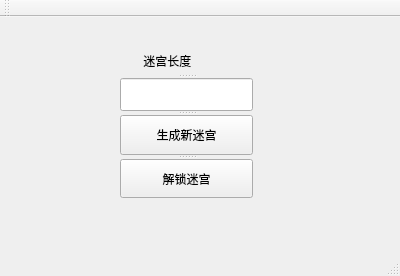
<?xml version="1.0" encoding="UTF-8"?>
<ui version="4.0">
 <class>MainWindow</class>
 <widget class="QMainWindow" name="MainWindow">
  <property name="geometry">
   <rect>
    <x>0</x>
    <y>0</y>
    <width>400</width>
    <height>276</height>
   </rect>
  </property>
  <property name="windowTitle">
   <string>迷宫</string>
  </property>
  <widget class="QWidget" name="centralWidget">
   <widget class="QSplitter" name="splitter">
    <property name="geometry">
     <rect>
      <x>120</x>
      <y>30</y>
      <width>133</width>
      <height>151</height>
     </rect>
    </property>
    <property name="orientation">
     <enum>Qt::Vertical</enum>
    </property>
    <widget class="QLabel" name="label">
     <property name="text">
      <string>       迷宫长度</string>
     </property>
    </widget>
    <widget class="QLineEdit" name="lineEdit">
     <property name="maxLength">
      <number>5</number>
     </property>
    </widget>
    <widget class="QPushButton" name="pushButton">
     <property name="text">
      <string>生成新迷宫</string>
     </property>
    </widget>
    <widget class="QPushButton" name="pushButton_2">
     <property name="text">
      <string>解锁迷宫</string>
     </property>
    </widget>
   </widget>
  </widget>
  <widget class="QMenuBar" name="menuBar">
   <property name="geometry">
    <rect>
     <x>0</x>
     <y>0</y>
     <width>400</width>
     <height>23</height>
    </rect>
   </property>
  </widget>
  <widget class="QToolBar" name="mainToolBar">
   <attribute name="toolBarArea">
    <enum>TopToolBarArea</enum>
   </attribute>
   <attribute name="toolBarBreak">
    <bool>false</bool>
   </attribute>
  </widget>
  <widget class="QStatusBar" name="statusBar"/>
 </widget>
 <layoutdefault spacing="6" margin="11"/>
 <resources/>
 <connections/>
</ui>
